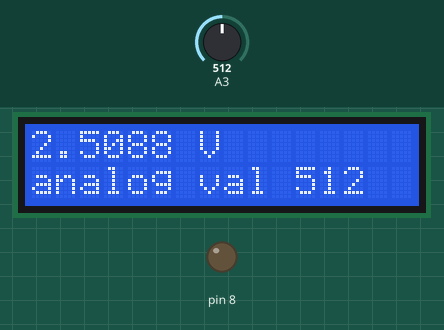
This sketch was run on a simulated Arduino Uno, built with avr-gcc and run on an emulated ATmega328P. Parts: 16×2 character LCD, output pins drawn as LEDs (lit = HIGH). Inputs (shaded band) come from the test bench; at power-on: A3 = 512. What the sketch prints to the serial monitor is not drawn.

Above: at 1.2 s.
1.3 s: A3 set to 105
At 1.51 s:
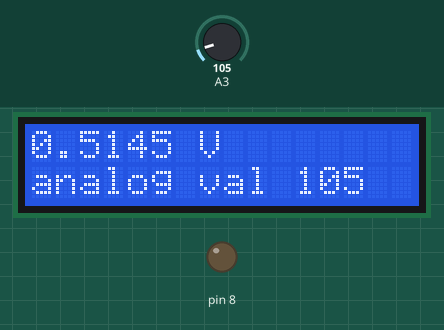
4.0 s: A3 set to 92
At 4.4 s:
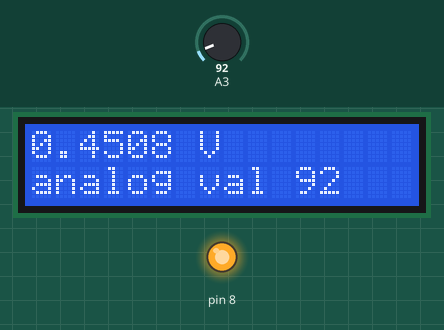
6.5 s: A3 set to 110
At 6.87 s:
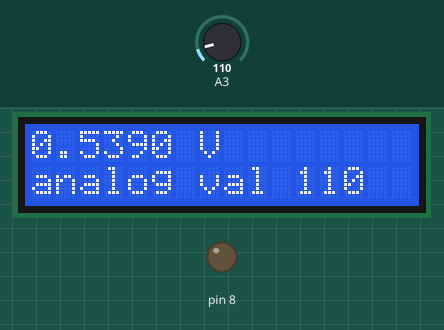
Timing chart, 0 to 9.5 s (numbered marks = the images above; inputs shaded):
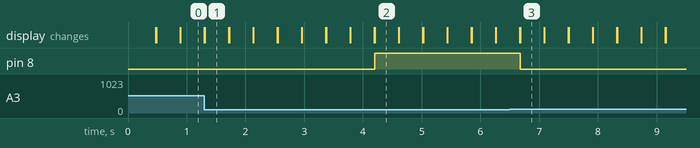

Measured:
- the behaviour switches between 100 and 99 on A3 (found by bisection; images 1 and 2)
- after the input at 1.3 s, the display: first differs from a run without the input at once (image 1)
- after the input at 4.0 s, pin 8: LOW → HIGH after 0.20 s; the display: first differs from a run without the input after 0.20 s (image 2)
- after the input at 6.5 s, pin 8: HIGH → LOW after 0.17 s
- what the display in image 1 shows lasts 0.4 s, from 1.3 s to 1.7 s

The sketch:

photoresistor.ino
```cpp
#include <LiquidCrystal.h>

LiquidCrystal lcd(12, 11, 5, 4, 3, 2);

int readValueAnalog = 0;
float tension;

void setup() {
  Serial.begin (9600);
  lcd.begin(16, 2);
  pinMode(8, OUTPUT);
}

void loop() {
  readValueAnalog = analogRead(A3);

  tension = readValueAnalog * 0.0049;

  lcd.print(tension,4);
  lcd.print(" V");
  lcd.setCursor(0, 1);
  lcd.print("analog val ");
  lcd.print(readValueAnalog);

  if (readValueAnalog < 100) {
     digitalWrite(8, HIGH);
  } else {
     digitalWrite(8, LOW);
  }

  Serial.print(readValueAnalog);
  Serial.print(" ");
  Serial.print(tension);
  Serial.println(" = V");

  delay(200);
  lcd.clear();
}
```
